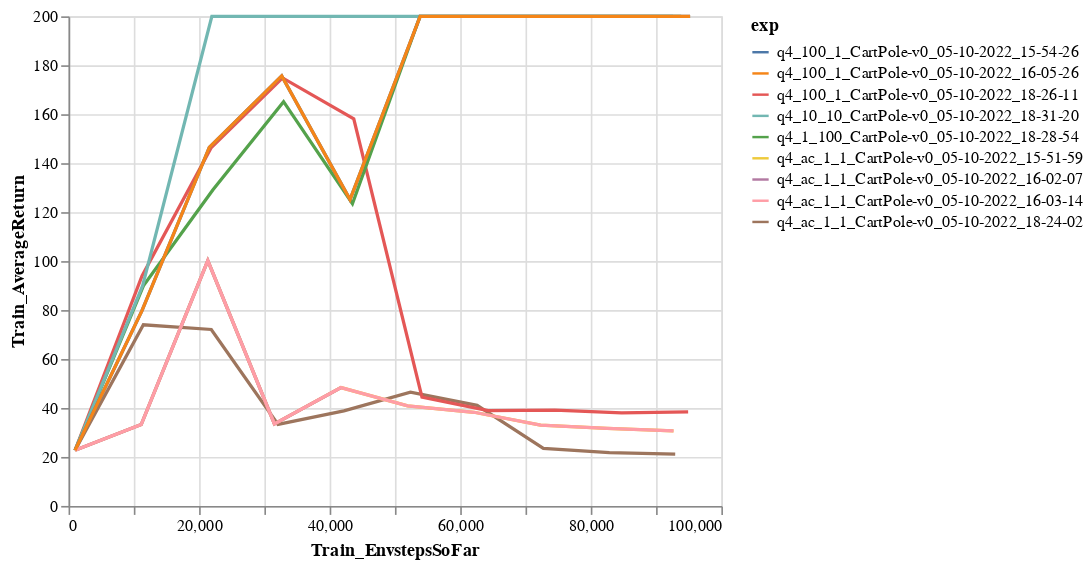

Write notebook code for a chart like this one.
### Code cell
chart = alt.Chart(df_q4).mark_line().encode(
    x=xtag,
    y=ytag,
    color='exp'
)
chart = chart.configure_legend(
    labelLimit=1000
)
chart

### Figure 1 — Vega-Lite specification as saved in the notebook (floating-point values rounded to 4 significant figures)
{"config": {"view": {"continuousWidth": 400, "continuousHeight": 300}, "legend": {"labelLimit": 1000}}, "data": {"name": "data-7dd2b8fb9a828f09b2ee23fb290e9012"}, "mark": "line", "encoding": {"color": {"field": "exp", "type": "nominal"}, "x": {"field": "Train_EnvstepsSoFar", "type": "quantitative"}, "y": {"field": "Train_AverageReturn", "type": "quantitative"}}, "$schema": "https://vega.github.io/schema/vega-lite/v4.17.0.json", "datasets": {"data-7dd2b8fb9a828f09b2ee23fb290e9012": [{"Train_EnvstepsSoFar": 1000.0, "Train_AverageReturn": 22.73, "exp": "q4_ac_1_1_CartPole-v0_05-10-2022_18-24-02"}, {"Train_EnvstepsSoFar": 11460.0, "Train_AverageReturn": 74.0, "exp": "q4_ac_1_1_CartPole-v0_05-10-2022_18-24-02"}, {"Train_EnvstepsSoFar": 21870.0, "Train_AverageReturn": 72.07, "exp": "q4_ac_1_1_CartPole-v0_05-10-2022_18-24-02"}, {"Train_EnvstepsSoFar": 32090.0, "Train_AverageReturn": 33.33, "exp": "q4_ac_1_1_CartPole-v0_05-10-2022_18-24-02"}, {"Train_EnvstepsSoFar": 42180.0, "Train_AverageReturn": 38.81, "exp": "q4_ac_1_1_CartPole-v0_05-10-2022_18-24-02"}, {"Train_EnvstepsSoFar": 52370.0, "Train_AverageReturn": 46.45, "exp": "q4_ac_1_1_CartPole-v0_05-10-2022_18-24-02"}, {"Train_EnvstepsSoFar": 62580.0, "Train_AverageReturn": 41.08, "exp": "q4_ac_1_1_CartPole-v0_05-10-2022_18-24-02"}, {"Train_EnvstepsSoFar": 72730.0, "Train_AverageReturn": 23.49, "exp": "q4_ac_1_1_CartPole-v0_05-10-2022_18-24-02"}, {"Train_EnvstepsSoFar": 82850.0, "Train_AverageReturn": 21.74, "exp": "q4_ac_1_1_CartPole-v0_05-10-2022_18-24-02"}, {"Train_EnvstepsSoFar": 92930.0, "Train_AverageReturn": 21.19, "exp": "q4_ac_1_1_CartPole-v0_05-10-2022_18-24-02"}, {"Train_EnvstepsSoFar": 1000.0, "Train_AverageReturn": 22.73, "exp": "q4_100_1_CartPole-v0_05-10-2022_18-26-11"}, {"Train_EnvstepsSoFar": 11260.0, "Train_AverageReturn": 93.91, "exp": "q4_100_1_CartPole-v0_05-10-2022_18-26-11"}, {"Train_EnvstepsSoFar": 21860.0, "Train_AverageReturn": 146.4, "exp": "q4_100_1_CartPole-v0_05-10-2022_18-26-11"}, {"Train_EnvstepsSoFar": 32790.0, "Train_AverageReturn": 174.8, "exp": "q4_100_1_CartPole-v0_05-10-2022_18-26-11"}, {"Train_EnvstepsSoFar": 43690.0, "Train_AverageReturn": 158.1, "exp": "q4_100_1_CartPole-v0_05-10-2022_18-26-11"}, {"Train_EnvstepsSoFar": 54140.0, "Train_AverageReturn": 44.48, "exp": "q4_100_1_CartPole-v0_05-10-2022_18-26-11"}, {"Train_EnvstepsSoFar": 64270.0, "Train_AverageReturn": 38.96, "exp": "q4_100_1_CartPole-v0_05-10-2022_18-26-11"}, {"Train_EnvstepsSoFar": 74500.0, "Train_AverageReturn": 39.15, "exp": "q4_100_1_CartPole-v0_05-10-2022_18-26-11"}, {"Train_EnvstepsSoFar": 84730.0, "Train_AverageReturn": 38.04, "exp": "q4_100_1_CartPole-v0_05-10-2022_18-26-11"}, {"Train_EnvstepsSoFar": 94910.0, "Train_AverageReturn": 38.46, "exp": "q4_100_1_CartPole-v0_05-10-2022_18-26-11"}, {"Train_EnvstepsSoFar": 1000.0, "Train_AverageReturn": 22.73, "exp": "q4_1_100_CartPole-v0_05-10-2022_18-28-54"}, {"Train_EnvstepsSoFar": 11460.0, "Train_AverageReturn": 89.92, "exp": "q4_1_100_CartPole-v0_05-10-2022_18-28-54"}, {"Train_EnvstepsSoFar": 22120.0, "Train_AverageReturn": 129.1, "exp": "q4_1_100_CartPole-v0_05-10-2022_18-28-54"}, {"Train_EnvstepsSoFar": 32940.0, "Train_AverageReturn": 165.1, "exp": "q4_1_100_CartPole-v0_05-10-2022_18-28-54"}, {"Train_EnvstepsSoFar": 43490.0, "Train_AverageReturn": 123.4, "exp": "q4_1_100_CartPole-v0_05-10-2022_18-28-54"}, {"Train_EnvstepsSoFar": 53840.0, "Train_AverageReturn": 200.0, "exp": "q4_1_100_CartPole-v0_05-10-2022_18-28-54"}, {"Train_EnvstepsSoFar": 63840.0, "Train_AverageReturn": 200.0, "exp": "q4_1_100_CartPole-v0_05-10-2022_18-28-54"}, {"Train_EnvstepsSoFar": 73840.0, "Train_AverageReturn": 200.0, "exp": "q4_1_100_CartPole-v0_05-10-2022_18-28-54"}, {"Train_EnvstepsSoFar": 83840.0, "Train_AverageReturn": 200.0, "exp": "q4_1_100_CartPole-v0_05-10-2022_18-28-54"}, {"Train_EnvstepsSoFar": 93840.0, "Train_AverageReturn": 200.0, "exp": "q4_1_100_CartPole-v0_05-10-2022_18-28-54"}, {"Train_EnvstepsSoFar": 1000.0, "Train_AverageReturn": 22.73, "exp": "q4_10_10_CartPole-v0_05-10-2022_18-31-20"}, {"Train_EnvstepsSoFar": 11350.0, "Train_AverageReturn": 90.0, "exp": "q4_10_10_CartPole-v0_05-10-2022_18-31-20"}, {"Train_EnvstepsSoFar": 21950.0, "Train_AverageReturn": 200.0, "exp": "q4_10_10_CartPole-v0_05-10-2022_18-31-20"}, {"Train_EnvstepsSoFar": 32140.0, "Train_AverageReturn": 200.0, "exp": "q4_10_10_CartPole-v0_05-10-2022_18-31-20"}, {"Train_EnvstepsSoFar": 42470.0, "Train_AverageReturn": 200.0, "exp": "q4_10_10_CartPole-v0_05-10-2022_18-31-20"}, {"Train_EnvstepsSoFar": 52600.0, "Train_AverageReturn": 200.0, "exp": "q4_10_10_CartPole-v0_05-10-2022_18-31-20"}, {"Train_EnvstepsSoFar": 62600.0, "Train_AverageReturn": 200.0, "exp": "q4_10_10_CartPole-v0_05-10-2022_18-31-20"}, {"Train_EnvstepsSoFar": 72600.0, "Train_AverageReturn": 200.0, "exp": "q4_10_10_CartPole-v0_05-10-2022_18-31-20"}, {"Train_EnvstepsSoFar": 82600.0, "Train_AverageReturn": 200.0, "exp": "q4_10_10_CartPole-v0_05-10-2022_18-31-20"}, {"Train_EnvstepsSoFar": 92600.0, "Train_AverageReturn": 200.0, "exp": "q4_10_10_CartPole-v0_05-10-2022_18-31-20"}, {"Train_EnvstepsSoFar": 1000.0, "Train_AverageReturn": 22.73, "exp": "q4_ac_1_1_CartPole-v0_05-10-2022_15-51-59"}, {"Train_EnvstepsSoFar": 11130.0, "Train_AverageReturn": 33.23, "exp": "q4_ac_1_1_CartPole-v0_05-10-2022_15-51-59"}, {"Train_EnvstepsSoFar": 21330.0, "Train_AverageReturn": 100.2, "exp": "q4_ac_1_1_CartPole-v0_05-10-2022_15-51-59"}, {"Train_EnvstepsSoFar": 31540.0, "Train_AverageReturn": 33.5, "exp": "q4_ac_1_1_CartPole-v0_05-10-2022_15-51-59"}, {"Train_EnvstepsSoFar": 41730.0, "Train_AverageReturn": 48.33, "exp": "q4_ac_1_1_CartPole-v0_05-10-2022_15-51-59"}, {"Train_EnvstepsSoFar": 51950.0, "Train_AverageReturn": 40.84, "exp": "q4_ac_1_1_CartPole-v0_05-10-2022_15-51-59"}, {"Train_EnvstepsSoFar": 62120.0, "Train_AverageReturn": 38.26, "exp": "q4_ac_1_1_CartPole-v0_05-10-2022_15-51-59"}, {"Train_EnvstepsSoFar": 72300.0, "Train_AverageReturn": 32.97, "exp": "q4_ac_1_1_CartPole-v0_05-10-2022_15-51-59"}, {"Train_EnvstepsSoFar": 82500.0, "Train_AverageReturn": 31.72, "exp": "q4_ac_1_1_CartPole-v0_05-10-2022_15-51-59"}, {"Train_EnvstepsSoFar": 92670.0, "Train_AverageReturn": 30.67, "exp": "q4_ac_1_1_CartPole-v0_05-10-2022_15-51-59"}, {"Train_EnvstepsSoFar": 1000.0, "Train_AverageReturn": 22.73, "exp": "q4_100_1_CartPole-v0_05-10-2022_15-54-26"}, {"Train_EnvstepsSoFar": 11250.0, "Train_AverageReturn": 79.77, "exp": "q4_100_1_CartPole-v0_05-10-2022_15-54-26"}, {"Train_EnvstepsSoFar": 21560.0, "Train_AverageReturn": 146.4, "exp": "q4_100_1_CartPole-v0_05-10-2022_15-54-26"}, {"Train_EnvstepsSoFar": 32660.0, "Train_AverageReturn": 175.7, "exp": "q4_100_1_CartPole-v0_05-10-2022_15-54-26"}, {"Train_EnvstepsSoFar": 43120.0, "Train_AverageReturn": 125.1, "exp": "q4_100_1_CartPole-v0_05-10-2022_15-54-26"}, {"Train_EnvstepsSoFar": 53860.0, "Train_AverageReturn": 200.0, "exp": "q4_100_1_CartPole-v0_05-10-2022_15-54-26"}, {"Train_EnvstepsSoFar": 64710.0, "Train_AverageReturn": 200.0, "exp": "q4_100_1_CartPole-v0_05-10-2022_15-54-26"}, {"Train_EnvstepsSoFar": 75220.0, "Train_AverageReturn": 200.0, "exp": "q4_100_1_CartPole-v0_05-10-2022_15-54-26"}, {"Train_EnvstepsSoFar": 85220.0, "Train_AverageReturn": 200.0, "exp": "q4_100_1_CartPole-v0_05-10-2022_15-54-26"}, {"Train_EnvstepsSoFar": 95220.0, "Train_AverageReturn": 200.0, "exp": "q4_100_1_CartPole-v0_05-10-2022_15-54-26"}, {"Train_EnvstepsSoFar": 1000.0, "Train_AverageReturn": 22.73, "exp": "q4_ac_1_1_CartPole-v0_05-10-2022_16-02-07"}, {"Train_EnvstepsSoFar": 11130.0, "Train_AverageReturn": 33.23, "exp": "q4_ac_1_1_CartPole-v0_05-10-2022_16-02-07"}, {"Train_EnvstepsSoFar": 21330.0, "Train_AverageReturn": 100.2, "exp": "q4_ac_1_1_CartPole-v0_05-10-2022_16-02-07"}, {"Train_EnvstepsSoFar": 31540.0, "Train_AverageReturn": 33.5, "exp": "q4_ac_1_1_CartPole-v0_05-10-2022_16-02-07"}, {"Train_EnvstepsSoFar": 41730.0, "Train_AverageReturn": 48.33, "exp": "q4_ac_1_1_CartPole-v0_05-10-2022_16-02-07"}, {"Train_EnvstepsSoFar": 1000.0, "Train_AverageReturn": 22.73, "exp": "q4_ac_1_1_CartPole-v0_05-10-2022_16-03-14"}, {"Train_EnvstepsSoFar": 11130.0, "Train_AverageReturn": 33.23, "exp": "q4_ac_1_1_CartPole-v0_05-10-2022_16-03-14"}, {"Train_EnvstepsSoFar": 21330.0, "Train_AverageReturn": 100.2, "exp": "q4_ac_1_1_CartPole-v0_05-10-2022_16-03-14"}, {"Train_EnvstepsSoFar": 31540.0, "Train_AverageReturn": 33.5, "exp": "q4_ac_1_1_CartPole-v0_05-10-2022_16-03-14"}, {"Train_EnvstepsSoFar": 41730.0, "Train_AverageReturn": 48.33, "exp": "q4_ac_1_1_CartPole-v0_05-10-2022_16-03-14"}, {"Train_EnvstepsSoFar": 51950.0, "Train_AverageReturn": 40.84, "exp": "q4_ac_1_1_CartPole-v0_05-10-2022_16-03-14"}, {"Train_EnvstepsSoFar": 62120.0, "Train_AverageReturn": 38.26, "exp": "q4_ac_1_1_CartPole-v0_05-10-2022_16-03-14"}, {"Train_EnvstepsSoFar": 72300.0, "Train_AverageReturn": 32.97, "exp": "q4_ac_1_1_CartPole-v0_05-10-2022_16-03-14"}, {"Train_EnvstepsSoFar": 82500.0, "Train_AverageReturn": 31.72, "exp": "q4_ac_1_1_CartPole-v0_05-10-2022_16-03-14"}, {"Train_EnvstepsSoFar": 92670.0, "Train_AverageReturn": 30.67, "exp": "q4_ac_1_1_CartPole-v0_05-10-2022_16-03-14"}, {"Train_EnvstepsSoFar": 1000.0, "Train_AverageReturn": 22.73, "exp": "q4_100_1_CartPole-v0_05-10-2022_16-05-26"}, {"Train_EnvstepsSoFar": 11250.0, "Train_AverageReturn": 79.77, "exp": "q4_100_1_CartPole-v0_05-10-2022_16-05-26"}, {"Train_EnvstepsSoFar": 21560.0, "Train_AverageReturn": 146.4, "exp": "q4_100_1_CartPole-v0_05-10-2022_16-05-26"}, {"Train_EnvstepsSoFar": 32660.0, "Train_AverageReturn": 175.7, "exp": "q4_100_1_CartPole-v0_05-10-2022_16-05-26"}, {"Train_EnvstepsSoFar": 43120.0, "Train_AverageReturn": 125.1, "exp": "q4_100_1_CartPole-v0_05-10-2022_16-05-26"}, {"Train_EnvstepsSoFar": 53860.0, "Train_AverageReturn": 200.0, "exp": "q4_100_1_CartPole-v0_05-10-2022_16-05-26"}, {"Train_EnvstepsSoFar": 64710.0, "Train_AverageReturn": 200.0, "exp": "q4_100_1_CartPole-v0_05-10-2022_16-05-26"}, {"Train_EnvstepsSoFar": 75220.0, "Train_AverageReturn": 200.0, "exp": "q4_100_1_CartPole-v0_05-10-2022_16-05-26"}, {"Train_EnvstepsSoFar": 85220.0, "Train_AverageReturn": 200.0, "exp": "q4_100_1_CartPole-v0_05-10-2022_16-05-26"}, {"Train_EnvstepsSoFar": 95220.0, "Train_AverageReturn": 200.0, "exp": "q4_100_1_CartPole-v0_05-10-2022_16-05-26"}]}}
